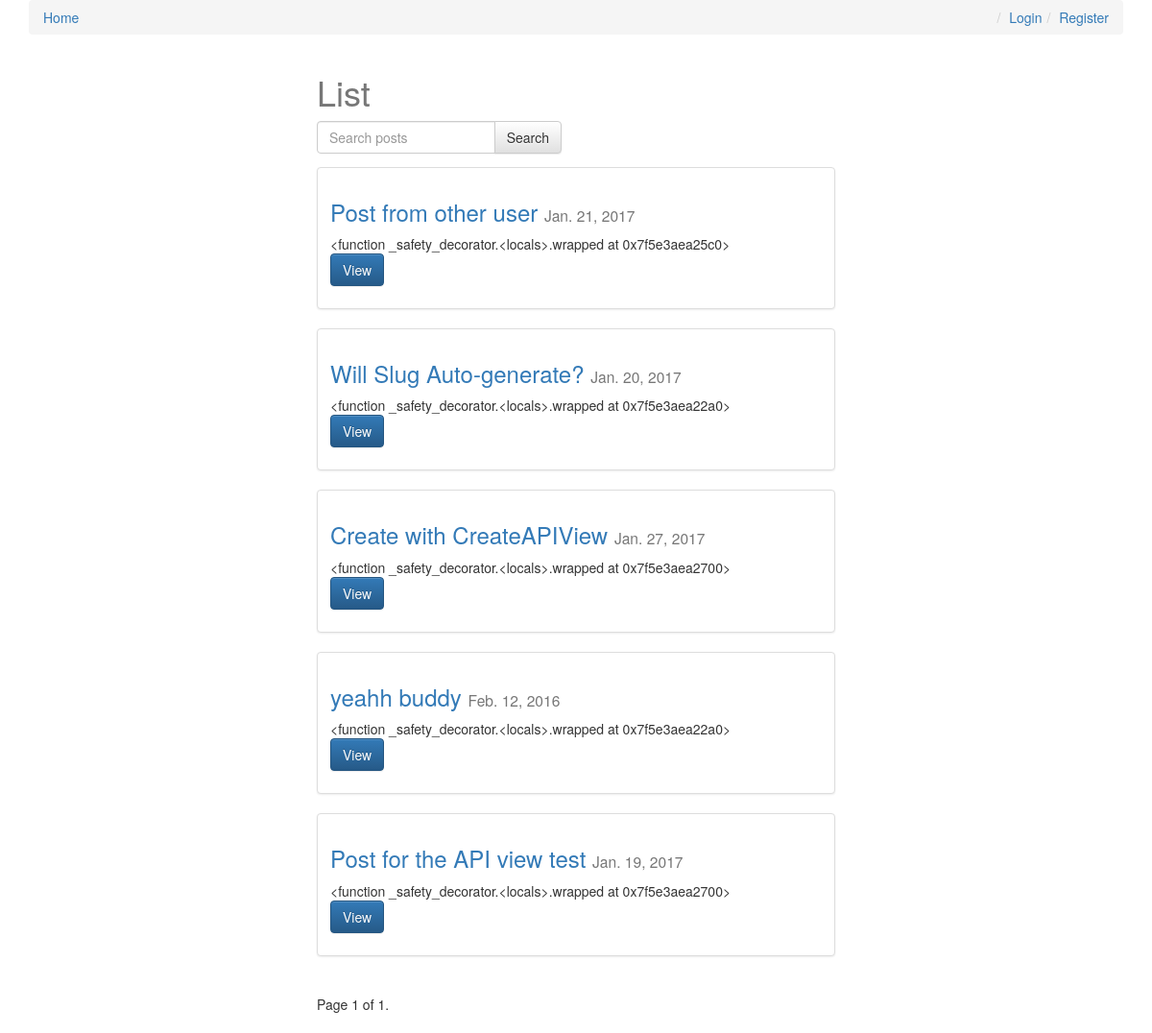
The app's page /, older data.
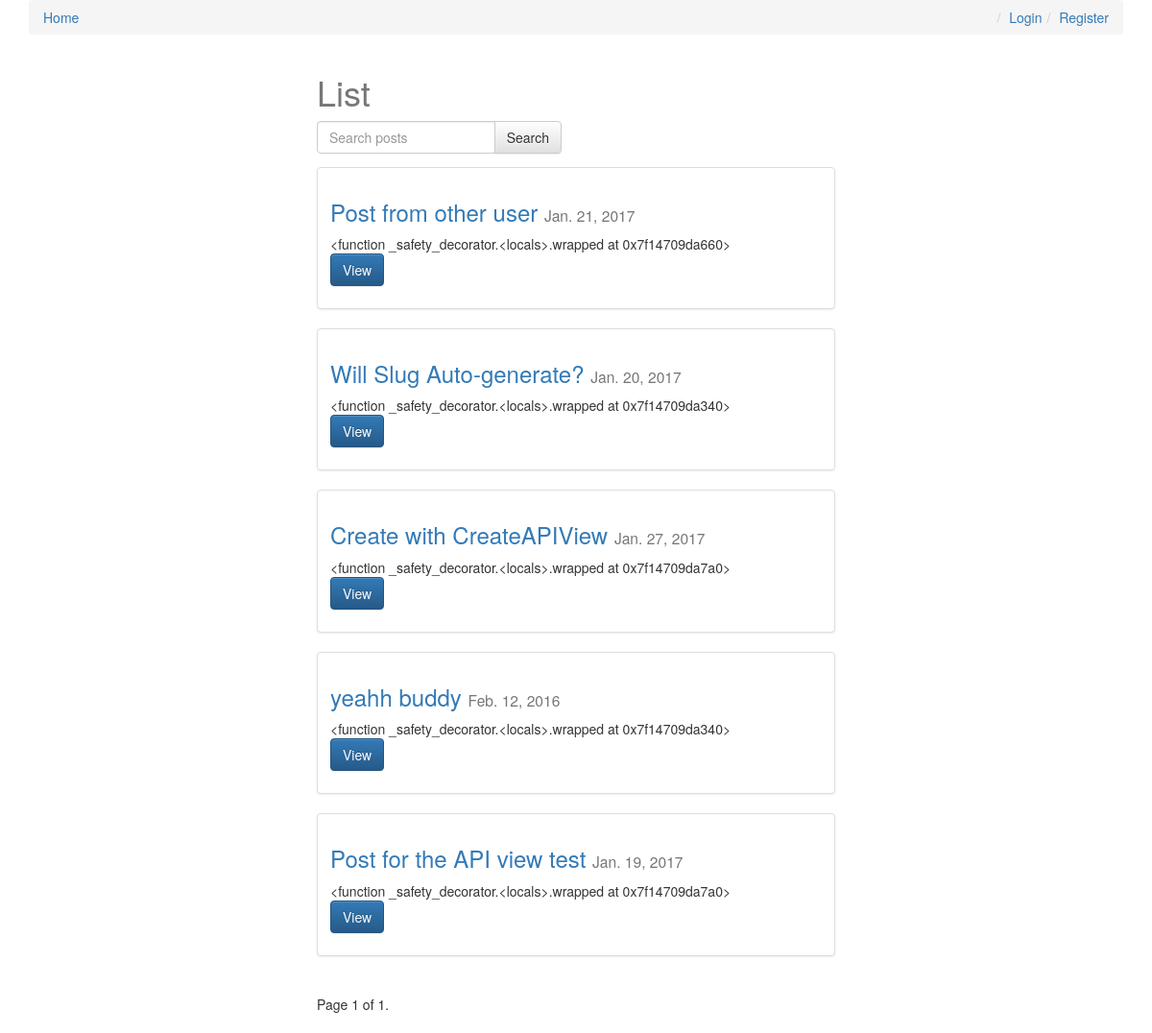
The same page, newer data.
### posts/models.py (models this page shows, shortened)
class Post(models.Model):
    user = models.ForeignKey(settings.AUTH_USER_MODEL, default=1)
    title = models.CharField(max_length=120)
    slug = models.SlugField(unique=True)
    image = models.ImageField(upload_to=upload_location,
            null=True,
            blank=True,
            width_field="width_field",
            height_field="height_field")
    height_field = models.IntegerField(default=0)
    width_field = models.IntegerField(default=0)
    content = models.TextField()
    draft = models.BooleanField(default=False)
    publish = models.DateField(auto_now=False, auto_now_add=False)
    read_time = models.IntegerField(default=0)# Intead of this, models.TimeField(null=True, blank=True)
    updated = models.DateTimeField(auto_now=True, auto_now_add=False)
    timestamp = models.DateTimeField(auto_now=False, auto_now_add=True)
    objects = PostManager()
    def get_absolute_url(self):
        return reverse("posts:detail", kwargs={"slug": self.slug})
    def get_markdown(self):
        content = self.content
        return mark_safe(markdown(content))
    class Meta:
        ordering = ["-timestamp", "-updated"]

### posts/views.py (the view, shortened to what this page needs)
# urls.py: url(r'^$', post_list, name='list'),
def post_list(request):
	today = timezone.now().date()
	queryset_list = Post.objects.active() #.order_by("-timestamp")
	if request.user.is_staff or request.user.is_superuser:
		queryset_list = Post.objects.all()
	query = request.GET.get("q")
	paginator = Paginator(queryset_list, 8) # Show 25 contacts per page
	page_request_var = "page"
	page = request.GET.get(page_request_var)
	try:
		queryset = paginator.page(page)
	except PageNotAnInteger:
		queryset = paginator.page(1)
	except EmptyPage:
		queryset = paginator.page(paginator.num_pages)
	context = {
		"object_list": queryset,
		"title": "List",
		"page_request_var": page_request_var,
		"today": today,
	}
	return render(request, "post_list.html", context)

### posts/models.py (called while the page is built)
    def active(self, *args, **kwargs):
        return super(PostManager, self).filter(draft=False).filter(publish__lte=timezone.now())

### templates/post_list.html (shortened to what this page needs)
{% block content %}
<div class='col-sm-6 col-sm-offset-3'>
    <h1>{{ title }}</h1>
<form method='GET' action='' class="row">
    <div class="col-sm-6">
        <div class="input-group" >
            <input class="form-control" type='text' name='q' placeholder='Search posts' value='{{ request.GET.q }}'/>
            <span class="input-group-btn">
                <input class='btn btn-default' type='submit' value='Search' />
            </span>
        </div>
    </div>
</form>
{% for obj in object_list %}
<div class="row">
  <div class="col-sm-12">
    <div class="thumbnail">
      <div class="caption post_detail_item">
        <h3><a href='{{ obj.get_absolute_url }}'>{{ obj.title }}</a> <small>{{ obj.publish }}</small></h3>
        {{ obj.get_markdown|truncatechars_html:80 }}
        <p><a href="{{ obj.get_absolute_url }}" class="btn btn-primary" role="button">View</a></p>
      </div>
    </div>
  </div>
</div>
{% endfor %}
<div class="pagination">
    <span class="step-links">
        <span class="current">
            Page {{ object_list.number }} of {{ object_list.paginator.num_pages }}.
        </span>
    </span>
</div>
</div>
{% endblock content %}

### templates/base.html (shortened to what this page needs)
{% load staticfiles %}
<html>
<head>
<link rel="stylesheet" href="https://maxcdn.bootstrapcdn.com/bootstrap/3.3.6/css/bootstrap.min.css">
<link rel="stylesheet" href="https://maxcdn.bootstrapcdn.com/bootstrap/3.3.6/css/bootstrap-theme.min.css">
<link rel='stylesheet' href='{% static "css/base.css" %}' />
</head>
<body>
<div class='container'>
    <ol class="breadcrumb">
        <li><a href="{% url 'posts:list' %}">Home</a></li>
        {% if not request.user.is_authenticated %}
        <li class="pull-right"><a href="{% url 'register' %}">Register</a></li>
        <li class="pull-right"><a href="{% url 'login' %}">Login</a></li>
        {% else %}
        <li class="pull-right"><a href="{% url 'logout' %}">Logout</a></li>
        {% endif %}
    </ol>
{% block content %}{% endblock content %}
</div>
</body>
</html>

### static/css/base.css (style rules this page uses)
h1 { color: #777777; }

Row changes from the older to the newer data that the page shows:
computed for Post "Post from other user": get_markdown "<function _safety_decorator.<locals>.wrapped at 0x7f5e3aea25c0>" → "<function _safety_decorator.<locals>.wrapped at 0x7f14709da660>"
changed Post "Will Slug Auto-generate?": get_markdown "<function _safety_decorator.<locals>.wrapped at 0x7f5e3aea22a0>" → "<function _safety_decorator.<locals>.wrapped at 0x7f14709da340>"
computed for Post "Create with CreateAPIView": get_markdown "<function _safety_decorator.<locals>.wrapped at 0x7f5e3aea2700>" → "<function _safety_decorator.<locals>.wrapped at 0x7f14709da7a0>"
computed for Post "yeahh buddy": get_markdown "<function _safety_decorator.<locals>.wrapped at 0x7f5e3aea22a0>" → "<function _safety_decorator.<locals>.wrapped at 0x7f14709da340>"
computed for Post "Post for the API view test": get_markdown "<function _safety_decorator.<locals>.wrapped at 0x7f5e3aea2700>" → "<function _safety_decorator.<locals>.wrapped at 0x7f14709da7a0>"
